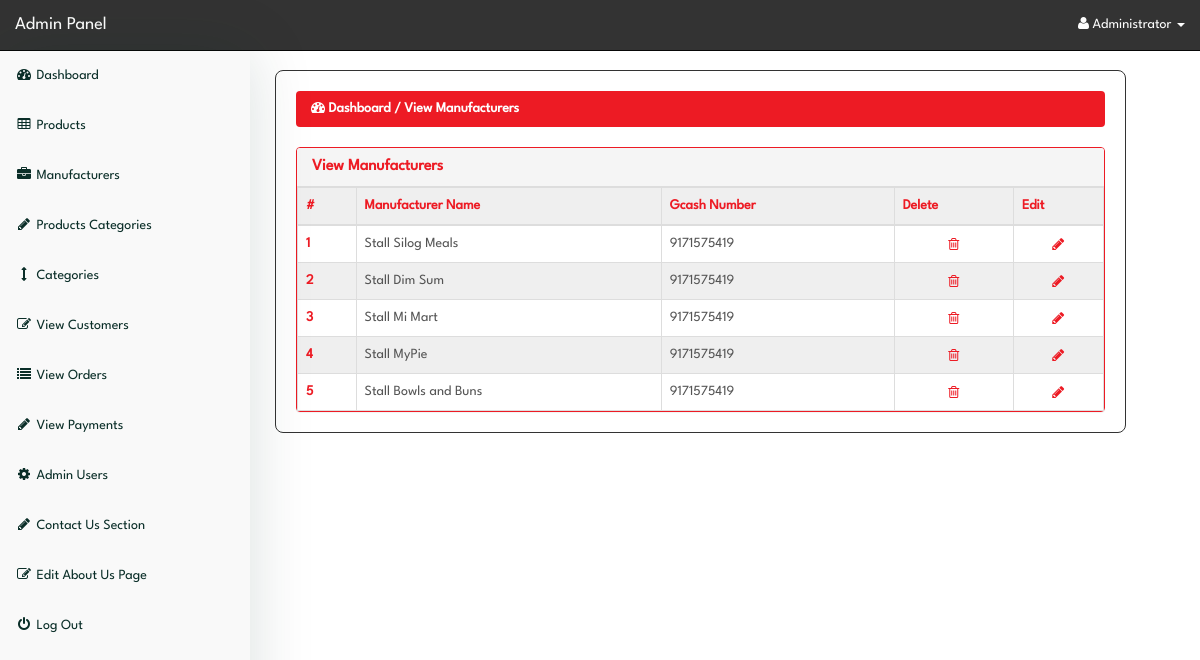
/admin/index.php?view_manufacturers (signed in), run on the app's committed database.
### tables this page shows
CREATE TABLE `manufacturers` (
  `manufacturer_id` int(10) NOT NULL,
  `manufacturer_title` text NOT NULL,
  `contact` bigint(11) NOT NULL
);

### admin/view_manufacturers.php (the view)
<?php
if(!isset($_SESSION['admin_email'])){
echo "<script>window.open('login.php','_self')</script>";
}
else {
?>
<div class="row">
  <div class="col-lg-12">
    <ol class="breadcrumb">
      <li class="active">
        <i class="fa fa-dashboard"></i> Dashboard / View Manufacturers
      </li>
    </ol>
  </div>
</div>
<div class="row">
  <div class="col-lg-12">
    <div class="panel panel-default">
      <div class="panel-heading">
        <h3 class="panel-title">
           View Manufacturers
        </h3>
      </div>
      <div class="panel-body">
        <div class="table-responsive">
          <table class="table table-bordered table-hover table-striped">
            <thead>
              <tr>
                <th>#</th>
                <th>Manufacturer Name</th>
                <th>Gcash Number</th>
                <th>Delete</th>
                <th>Edit</th>
              </tr>
            </thead>
            <tbody>
              <?php
$i = 0;
$get_manufacturers = "select * from manufacturers";
$run_manufacturers = mysqli_query($con,$get_manufacturers);
while($row_manufacturers = mysqli_fetch_array($run_manufacturers)){
$manufacturer_id = $row_manufacturers['manufacturer_id'];
$manufacturer_title = $row_manufacturers['manufacturer_title'];
$manufacturer_contact = $row_manufacturers['contact'];
$i++;
?>
              <tr>
                <td><?php echo $i; ?></td>
                <td><?php echo $manufacturer_title; ?></td>
                <td><?php echo $manufacturer_contact; ?></td>
                <td class="button delete">
                  <a href="index.php?delete_manufacturer=<?php echo $manufacturer_id; ?>">
                    <i class="fa fa-trash-o"></i>
                  </a>
                </td>
                <td class="button edit">
                  <a href="index.php?edit_manufacturer=<?php echo $manufacturer_id; ?>">
                    <i class="fa fa-pencil"></i>
                  </a>
                </td>
              </tr>
              <?php } ?>
            </tbody>
          </table>
        </div>
      </div>
    </div>
  </div>
</div>
<?php } ?>

### admin/index.php (shortened to what this page needs)
<?php
include("includes/db.php");
if(!isset($_SESSION['admin_email'])){
  echo "<script>window.open('login.php','_self')</script>";
} else {
  $admin_session = $_SESSION['admin_email'];
  $get_admin = "select * from admins  where admin_email='$admin_session'";
  $run_admin = mysqli_query($con,$get_admin);
  $row_admin = mysqli_fetch_array($run_admin);
  $admin_name = $row_admin['admin_name'];
?>
<!DOCTYPE html>
<html>
<head>
  <link href="css/bootstrap.min.css" rel="stylesheet">
  <link href="css/style.css" rel="stylesheet">
  <link href="font-awesome/css/font-awesome.min.css" rel="stylesheet">
</head>
<body>
  <div id="wrapper">
    <?php include("includes/sidebar.php");  ?>
    <div id="page-wrapper">
      <div class="container-fluid">
        <?php
          foreach ($pages as $param => $file) {
              if (isset($_GET[$param])) {
                  include($file);
                  break;
              }
          }
        ?>
      </div>
    </div>
  </div>
</body>
</html>
<?php } ?>

### admin/includes/sidebar.php (shortened to what this page needs)
<?php
if(!isset($_SESSION['admin_email'])){
echo "<script>window.open('login.php','_self')</script>";
}
else {
?>
<nav class="navbar navbar-inverse navbar-fixed-top">
  <div class="navbar-header">
    <a class="navbar-brand" href="index.php?dashboard">Admin Panel</a>
  </div>
  <ul class="nav navbar-right top-nav">
    <li class="dropdown">
      <a href="#" class="dropdown-toggle" data-toggle="dropdown">
        <i class="fa fa-user"></i>
        <?php echo $admin_name; ?> <b class="caret"></b>
      </a>
    </li>
  </ul>
  <div class="collapse navbar-collapse navbar-ex1-collapse">
    <ul class="nav navbar-nav side-nav">
      <li>
        <a href="index.php?dashboard">
          <i class="fa fa-fw fa-dashboard"></i> Dashboard
        </a>
      </li>
      <li>
        <a href="#" data-toggle="collapse" data-target="#products">
          <i class="fa fa-fw fa-table"></i> Products
        </a>
      </li>
      <li>
        <a href="#" data-toggle="collapse" data-target="#manufacturers">
          <i class="fa fa-fw fa-briefcase"></i> Manufacturers
        </a>
      </li>
      <li>
        <a href="#" data-toggle="collapse" data-target="#p_cat">
          <i class="fa fa-fw fa-pencil"></i> Products Categories
        </a>
      </li>
      <li>
        <a href="#" data-toggle="collapse" data-target="#cat">
          <i class="fa fa-fw fa-arrows-v"></i> Categories
        </a>
      </li>
      <li>
        <a href="index.php?view_customers">
          <i class="fa fa-fw fa-edit"></i> View Customers
        </a>
      </li>
      <li>
        <a href="index.php?view_orders">
          <i class="fa fa-fw fa-list"></i> View Orders
        </a>
      </li>
      <li>
        <a href="index.php?view_payments">
          <i class="fa fa-fw fa-pencil"></i> View Payments
        </a>
      </li>
      <li>
        <a href="#" data-toggle="collapse" data-target="#users">
          <i class="fa fa-fw fa-gear"></i> Admin Users
        </a>
      </li>
      <li>
        <a href="#" data-toggle="collapse" data-target="#contact_us">
          <i class="fa fa-fw fa-pencil"> </i> Contact Us Section
        </a>
      </li>
      <li>
        <a href="index.php?edit_about_us">
          <i class="fa fa-fw fa-edit"></i> Edit About Us Page
        </a>
      </li>
      <li>
        <a href="logout.php">
          <i class="fa fa-fw fa-power-off"></i> Log Out
        </a>
      </li>
    </ul>
  </div>
</nav>
<?php } ?>

### admin/css/style.css (style rules this page uses)
:root { --p-clr-100: #ed1b24; --p-clr-200: #ff4015; --p-clr-300: #0000d3; --p-clr-400: #ffb222; --p-clr-500: #0097d3; --p-clr-600: #00ad4e; --p-clr-700: #3a0080; --n-clr-100: #fefefe; --n-clr-200: #f9f9f9; --n-clr-300: #0a2e28; --n-clr-400: #012120; }
*, *::before, *::after { margin: 0; padding: 0; box-sizing: border-box; }
h1, h2, h3, h4, h5, h6 { font-weight: 600; }
body { font-family: 'LeagueSpartan-Regular', Helvetica, Arial, sans-serif; margin-top: 100px; }
@media (min-width: 768px) { body { margin-top: 50px; } }
#wrapper { padding-top: 1rem; padding-left: 255px; }
#page-wrapper { width: 90%; margin-top: 1rem; margin-left: 2rem; border-radius: 8px; border: 1px solid #333; }
#page-wrapper .container-fluid { padding: 0; margin: 0; width: 100%; padding: 2rem; }
.top-nav { padding: 0 15px; }
.top-nav > li { display: inline-block; float: left; }
.top-nav > li > a { padding-top: 15px; padding-bottom: 15px; line-height: 20px; color: var(--n-clr-100); }
.navbar-inverse .navbar-nav > li > a { color: var(--n-clr-300); }
.navbar { background-color: #333; }
.navbar .navbar-header a { color: white; }
.side-nav { position: fixed; top: 51px; width: 250px; border-radius: 0; overflow-y: auto; background-color: var(--n-clr-200); bottom: 0; overflow-x: hidden; padding-bottom: 40px; display: flex; align-items: center; justify-content: flex-start; flex-direction: column; box-shadow: 0 0 60px #0a2e2826; }
.side-nav > li, .side-nav > li > a { width: 100%; }
.row .col-lg-12 .panel { margin: 0; border: 0; }
.panel-body { border-radius: 5px; }
.container-fluid .row .col-lg-12 .breadcrumb { background-color: var(--p-clr-100); }
.container-fluid .row .col-lg-12 .breadcrumb li { color: var(--n-clr-100); font-weight: 600; }
.panel { border: 0; border: 1px solid var(--p-clr-100) !important; }
.panel-default .panel-title { color: #ed1b24; }
.panel-default .panel-body { padding: 0; }
.panel-body .table-responsive .table { margin: 0; }
.table { border-collapse: collapse; }
.table-responsive .table thead tr th, .table-responsive .table tbody tr td:nth-child(1) { color: var(--p-clr-100); font-weight: bold; }
.table-responsive .table thead tr, .table-responsive .table tbody tr:nth-child(even) { background-color: hsla(0, 0%, 20%, 0.075); }
.table-responsive .table tbody tr:nth-child(odd) { background: none; }
.table-responsive .table tbody tr { border: 0; border: 1px solid #333; color: #555; cursor: pointer; }
.table-responsive .table tbody tr td.button { padding: 0; height: 0; }
.table-responsive .table tbody tr td a { display: flex; align-items: center; justify-content: center; color: var(--p-clr-100); width: 100%; height: 100%; text-decoration: none; }

### data on the page
manufacturers: manufacturer_title "Stall Silog Meals", contact "9171575419"
manufacturers: manufacturer_title "Stall Dim Sum", contact "9171575419"
manufacturers: manufacturer_title "Stall Mi Mart", contact "9171575419"
manufacturers: manufacturer_title "Stall MyPie", contact "9171575419"
manufacturers: manufacturer_title "Stall Bowls and Buns", contact "9171575419"

### other printed values
$admin_name "Administrator"
